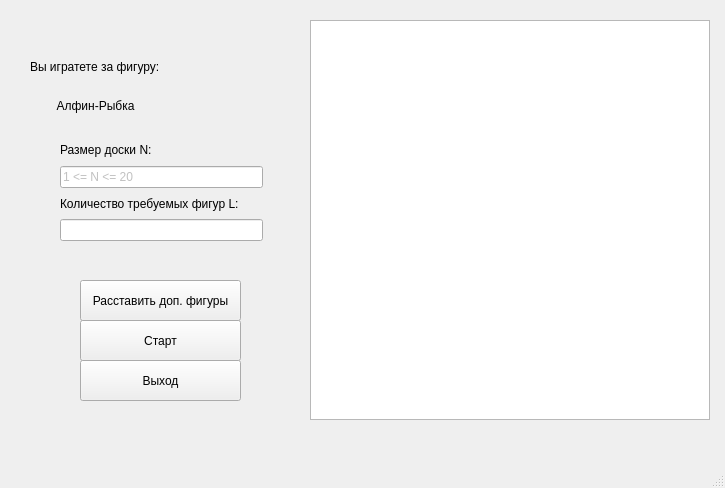
<?xml version="1.0" encoding="UTF-8"?>
<ui version="4.0">
 <class>MainWindow</class>
 <widget class="QMainWindow" name="MainWindow">
  <property name="geometry">
   <rect>
    <x>0</x>
    <y>0</y>
    <width>725</width>
    <height>488</height>
   </rect>
  </property>
  <property name="windowTitle">
   <string>MainWindow</string>
  </property>
  <widget class="QWidget" name="centralwidget">
   <widget class="QGraphicsView" name="main_desk">
    <property name="geometry">
     <rect>
      <x>310</x>
      <y>20</y>
      <width>400</width>
      <height>400</height>
     </rect>
    </property>
   </widget>
   <widget class="QPushButton" name="start_button">
    <property name="geometry">
     <rect>
      <x>80</x>
      <y>320</y>
      <width>161</width>
      <height>41</height>
     </rect>
    </property>
    <property name="text">
     <string>Старт</string>
    </property>
   </widget>
   <widget class="QWidget" name="layoutWidget">
    <property name="geometry">
     <rect>
      <x>60</x>
      <y>140</y>
      <width>203</width>
      <height>101</height>
     </rect>
    </property>
    <layout class="QVBoxLayout" name="verticalLayout">
     <item>
      <widget class="QLabel" name="label">
       <property name="text">
        <string>Размер доски N:</string>
       </property>
      </widget>
     </item>
     <item>
      <widget class="QLineEdit" name="user_desk_size_input">
       <property name="styleSheet">
        <string notr="true">color: rgb(193, 193, 193);</string>
       </property>
       <property name="text">
        <string>1 &lt;= N &lt;= 20</string>
       </property>
      </widget>
     </item>
     <item>
      <widget class="QLabel" name="label_2">
       <property name="text">
        <string>Количество требуемых фигур L:</string>
       </property>
      </widget>
     </item>
     <item>
      <widget class="QLineEdit" name="user_required_figures_input"/>
     </item>
    </layout>
   </widget>
   <widget class="QWidget" name="layoutWidget">
    <property name="geometry">
     <rect>
      <x>30</x>
      <y>50</y>
      <width>258</width>
      <height>72</height>
     </rect>
    </property>
    <layout class="QVBoxLayout" name="verticalLayout_2">
     <item>
      <widget class="QLabel" name="title_1">
       <property name="styleSheet">
        <string notr="true">font: 18pt &quot;Segoe UI&quot;;</string>
       </property>
       <property name="text">
        <string>Вы игратете за фигуру:</string>
       </property>
      </widget>
     </item>
     <item>
      <widget class="QLabel" name="title_2">
       <property name="styleSheet">
        <string notr="true">font: 18pt &quot;Segoe UI&quot;;</string>
       </property>
       <property name="text">
        <string>        Алфин-Рыбка</string>
       </property>
      </widget>
     </item>
    </layout>
   </widget>
   <widget class="QPushButton" name="exit_button">
    <property name="geometry">
     <rect>
      <x>80</x>
      <y>360</y>
      <width>161</width>
      <height>41</height>
     </rect>
    </property>
    <property name="text">
     <string>Выход</string>
    </property>
   </widget>
   <widget class="QPushButton" name="place_user_figures_button">
    <property name="geometry">
     <rect>
      <x>80</x>
      <y>280</y>
      <width>161</width>
      <height>41</height>
     </rect>
    </property>
    <property name="text">
     <string>Расставить доп. фигуры</string>
    </property>
   </widget>
  </widget>
  <widget class="QMenuBar" name="menubar">
   <property name="geometry">
    <rect>
     <x>0</x>
     <y>0</y>
     <width>725</width>
     <height>33</height>
    </rect>
   </property>
  </widget>
  <widget class="QStatusBar" name="statusbar"/>
 </widget>
 <resources/>
 <connections/>
</ui>
